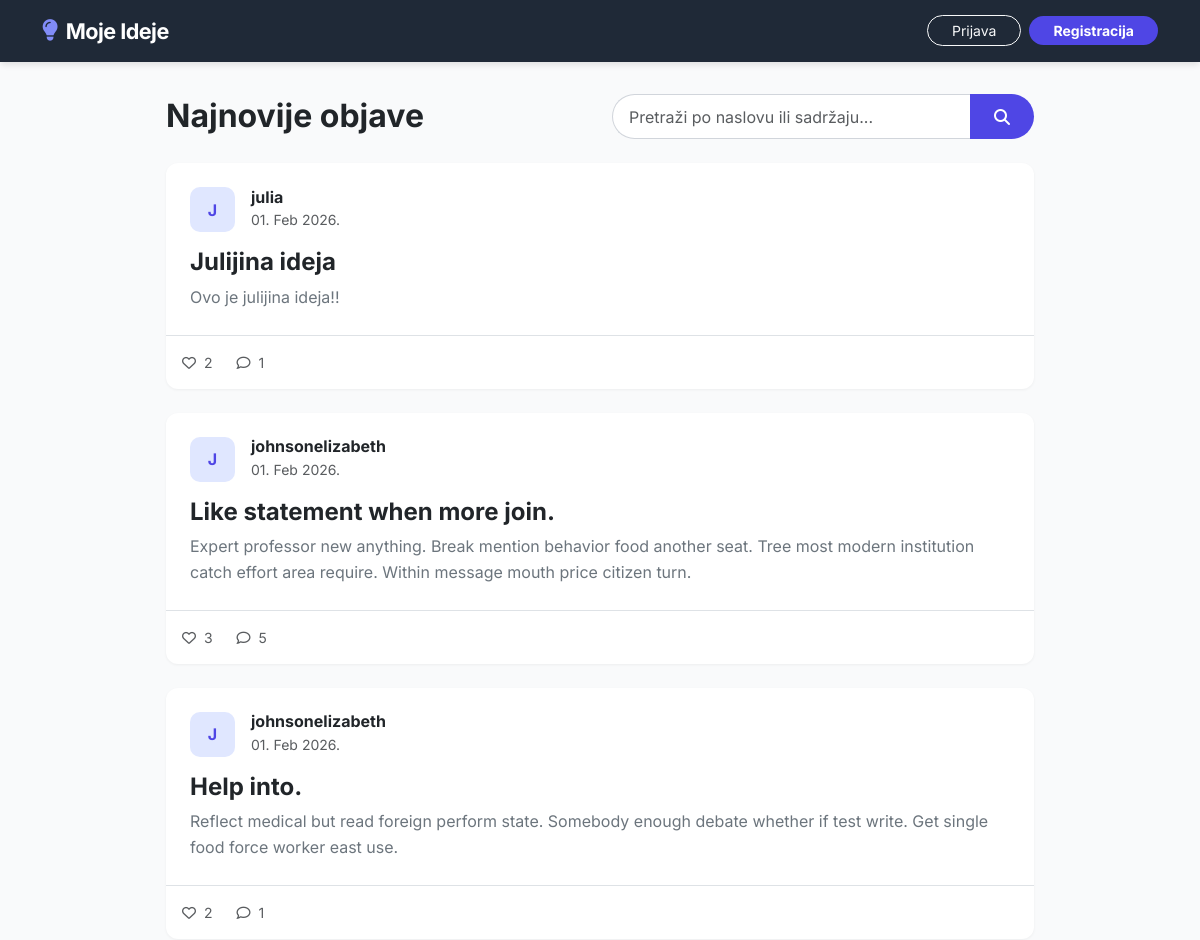
Before: / (upper part) with the older database file.
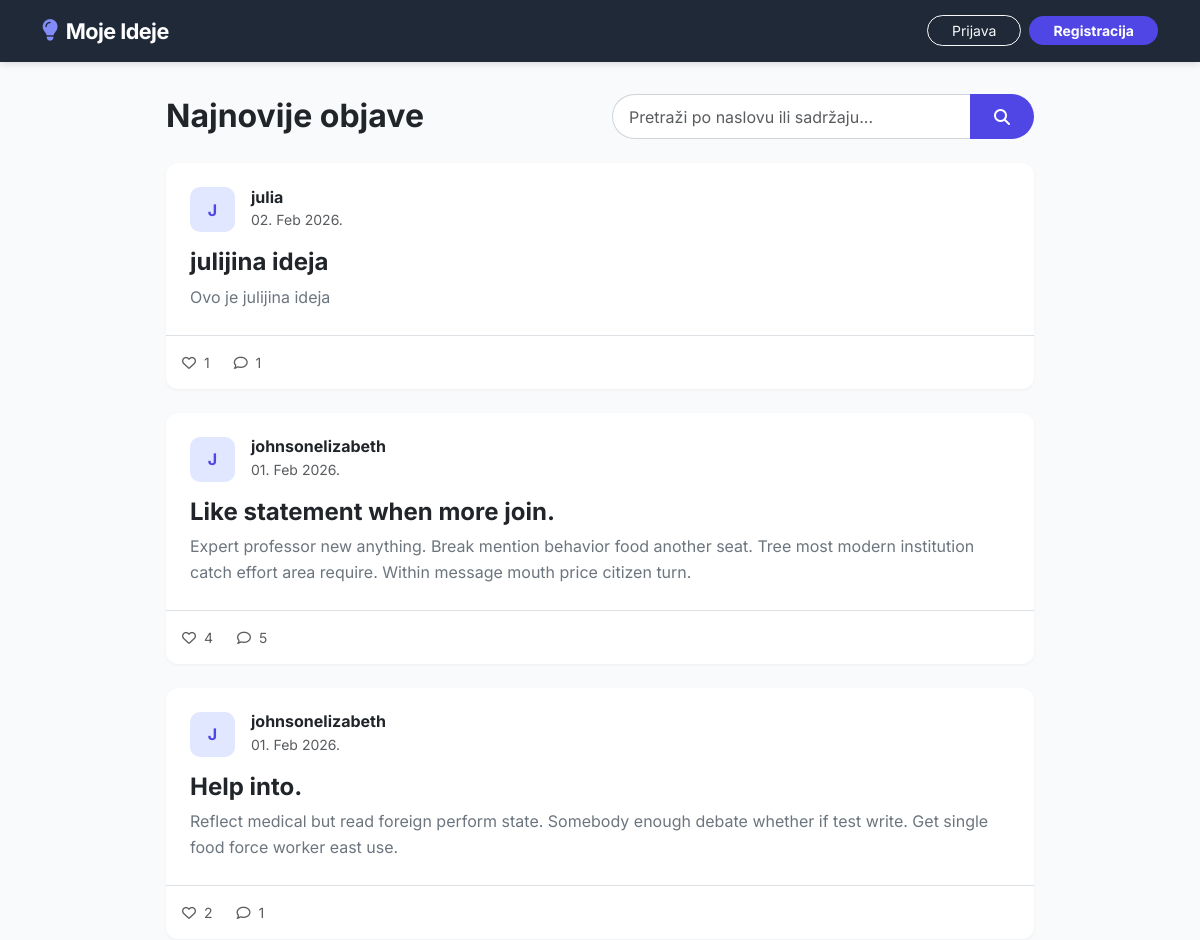
After: the same page with the newer database file.
### moj_app/models.py (models this page shows, shortened)
class Post(models.Model):
    title = models.CharField(max_length=200, verbose_name="Naslov")
    content = models.TextField(verbose_name="Sadržaj")
    author = models.ForeignKey(User, on_delete=models.CASCADE, related_name='posts')
    created_at = models.DateTimeField(auto_now_add=True)
    updated_at = models.DateTimeField(auto_now=True)
    def total_likes(self):
        return self.likes.count()

### moj_app/views.py (the view)
# urls.py: path('', PostListView.as_view(), name='post_list'),
class PostListView(ListView):
    model = Post
    template_name = 'posts/post_list.html'
    context_object_name = 'posts'
    ordering = ['-created_at']
    def get_queryset(self):
        queryset = super().get_queryset()
        query = self.request.GET.get('q')
        if query:
            queryset = queryset.filter(
                Q(title__icontains=query) | Q(content__icontains=query)
            )
        return queryset
    def get_context_data(self, **kwargs):
        context = super().get_context_data(**kwargs)
        context['query'] = self.request.GET.get('q', '')
        return context

### templates/posts/post_list.html (shortened to what this page needs)
{% extends 'base.html' %}
{% block content %}
<div class="row mb-4 align-items-center">
    <div class="col-md-6">
        <h2 class="fw-bold m-0 text-dark">Najnovije objave</h2>
    </div>
    <div class="col-md-6">
        <form method="get" action="{% url 'post_list' %}">
            <div class="input-group">
                <input type="text" name="q" class="form-control rounded-start-pill border-end-0" placeholder="Pretraži po naslovu ili sadržaju..." value="{{ query|default:'' }}">
                <button class="btn btn-primary rounded-end-pill px-4" type="submit">
                    <i class="fas fa-search"></i>
                </button>
            </div>
        </form>
    </div>
</div>
<div class="row g-4">
    {% for post in posts %}
    <div class="col-12">
        <div class="card border-0 custom-card h-100 position-relative">
            <div class="card-body p-4">
                <div class="d-flex align-items-center mb-3">
                    <div class="avatar-box me-3">
                        <span class="fw-bold">{{ post.author.username|slice:":1"|upper }}</span>
                    </div>
                    <div>
                        <h6 class="mb-0 fw-bold text-dark">{{ post.author.username }}</h6>
                        <small class="text-muted">{{ post.created_at|date:"d. M Y." }}</small>
                    </div>
                </div>
                <a href="{% url 'post_detail' post.pk %}" class="text-decoration-none stretched-link">
                    <h4 class="fw-bold text-dark mb-2 card-title-hover">{{ post.title }}</h4>
                    <p class="text-secondary mb-0" style="line-height: 1.6;">
                        {{ post.content|truncatewords:40 }}
                    </p>
                </a>
            </div>
            <div class="card-footer bg-transparent border-top p-3">
                <div class="d-flex align-items-center text-muted small">
                    <span class="me-4"><i class="far fa-heart me-1"></i> {{ post.total_likes }}</span>
                    <span><i class="far fa-comment me-1"></i> {{ post.comments.count }}</span>
                </div>
            </div>
        </div>
    </div>
    {% endfor %}
</div>
{% endblock %}

### templates/base.html (shortened to what this page needs)
<!DOCTYPE html>
<html lang="hr">
<head>
    <link href="https://cdn.jsdelivr.net/npm/bootstrap@5.3.0/dist/css/bootstrap.min.css" rel="stylesheet">
    <link rel="stylesheet" href="https://cdnjs.cloudflare.com/ajax/libs/font-awesome/6.4.0/css/all.min.css">
</head>
<body>
    <nav class="navbar navbar-expand-lg navbar-dark fixed-top">
        <div class="container">
            <a class="navbar-brand d-flex align-items-center gap-2" href="{% url 'post_list' %}">
                <i class="fas fa-lightbulb"></i> Moje Ideje
            </a>
            <div class="collapse navbar-collapse" id="navbarContent">
                <ul class="navbar-nav ms-auto align-items-lg-center gap-2 mt-3 mt-lg-0">
                    {% if user.is_authenticated %}
                        <li class="nav-item">
                            <span class="nav-link disabled text-white-50">
                                <i class="far fa-user me-1"></i> {{ user.username }}
                            </span>
                        </li>
                        <li class="nav-item">
                            <a href="{% url 'post_create' %}" class="btn btn-primary btn-sm rounded-pill px-4 w-100 fw-bold">
                                <i class="fas fa-plus me-1"></i> Nova ideja
                            </a>
                        </li>
                        <li class="nav-item">
                            <form action="{% url 'logout' %}" method="post" class="d-flex">
                                {% csrf_token %}
                                <button type="submit" class="btn btn-outline-light btn-sm rounded-pill px-3 w-100">
                                    <i class="fas fa-sign-out-alt me-1"></i> Odjava
                                </button>
                            </form>
                        </li>
                    {% else %}
                        <li class="nav-item">
                            <a class="btn btn-outline-light btn-sm rounded-pill px-4 w-100" href="{% url 'login' %}">Prijava</a>
                        </li>
                        <li class="nav-item">
                            <a class="btn btn-primary btn-sm rounded-pill px-4 w-100 fw-bold" href="{% url 'register' %}">Registracija</a>
                        </li>
                    {% endif %}
                </ul>
            </div>
        </div>
    </nav>
    <div class="main-container">
        {% block content %}
        {% endblock %}
    </div>
</body>
</html>

### templates/base.html (style rules this page uses)
:root { --primary-color: #4f46e5; --primary-hover: #4338ca; --bg-color: #f9fafb; --nav-bg: #1f2937; }
body { background-color: var(--bg-color); font-family: 'Inter', sans-serif; color: #1f2937; padding-top: 70px; min-height: 100vh; display: flex; flex-direction: column; }
.navbar { background-color: var(--nav-bg) !important; box-shadow: 0 4px 6px -1px rgba(0,0,0,0.1); padding: 0.6rem 0; }
.navbar-brand { font-weight: 700; font-size: 1.35rem; letter-spacing: -0.025em; color: white !important; }
.navbar-brand i { color: #818cf8; }
.main-container { width: 100%; max-width: 900px; margin: 0 auto; padding: 1.5rem 1rem; flex: 1; }
.form-control { padding: 0.6rem 1rem; border-radius: 0.5rem; border: 1px solid #d1d5db; }
.btn-primary { background-color: var(--primary-color); border: none; }

### templates/posts/post_list.html (style rules this page uses)
.custom-card { background: white; border-radius: 12px; box-shadow: 0 1px 3px rgba(0,0,0,0.05); transition: all 0.2s ease-in-out; overflow: hidden; }
.avatar-box { width: 45px; height: 45px; background: #e0e7ff; color: #4f46e5; border-radius: 10px; display: flex; align-items: center; justify-content: center; }

Changed rows visible on the page:
removed Post: author.username "J", author.username "julia", created_at "01. Feb 2026.", title "Julijina ideja", content "Ovo je julijina ideja!!", total_likes "2", comments.count "1"
added Post: author.username "J", author.username "julia", created_at "02. Feb 2026.", title "julijina ideja", content "Ovo je julijina ideja", total_likes "1", comments.count "1"
computed for Post "Like statement when more join.": total_likes "3" → "4"
